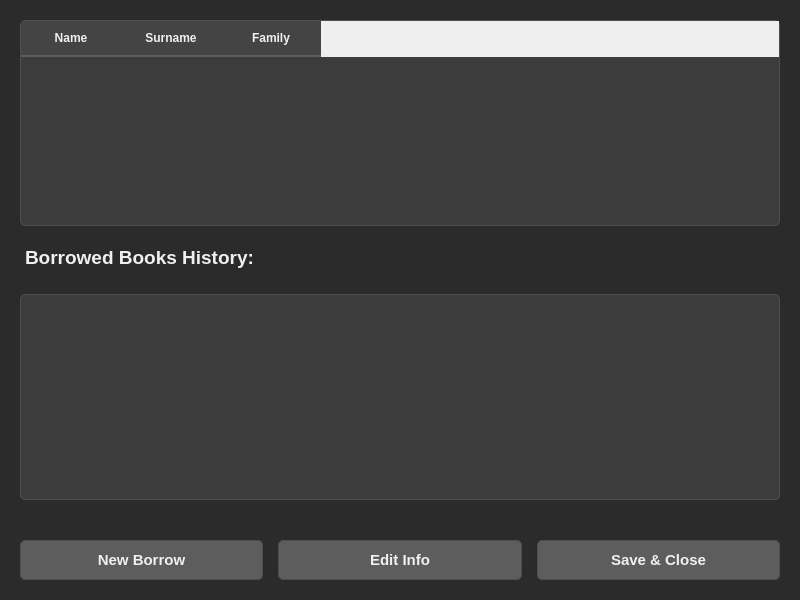
<?xml version="1.0" encoding="UTF-8"?>
<ui version="4.0">
    <class>ClientDetailDialog</class>
    <widget class="QDialog" name="ClientDetailDialog">
        <property name="geometry">
            <rect>
                <x>0</x>
                <y>0</y>
                <width>800</width>
                <height>600</height>
            </rect>
        </property>
        <property name="windowTitle">
            <string>Client Details</string>
        </property>
        <property name="styleSheet">
            <string>QDialog {
                background-color: #2b2b2b;
                color: #f0f0f0;
                }

                QLabel {
                font-family: 'Segoe UI', Arial, sans-serif;
                color: #f0f0f0;
                }

                QTableWidget {
                background-color: #3c3c3c;
                border: 1px solid #4f4f4f;
                border-radius: 5px;
                gridline-color: #555555;
                alternate-background-color: #333333;
                color: #f0f0f0;
                }

                QTableWidget::item {
                padding: 8px;
                border-bottom: 1px solid #4f4f4f;
                }

                QTableWidget::item:selected {
                background-color: #5d5d5d;
                }

                QHeaderView::section {
                background-color: #444444;
                padding: 8px;
                border: none;
                border-bottom: 2px solid #5d5d5d;
                font-weight: bold;
                color: #f0f0f0;
                }

                QPushButton {
                background-color: #5d5d5d;
                color: #f0f0f0;
                border: 1px solid #4f4f4f;
                padding: 10px 20px;
                border-radius: 5px;
                font-weight: bold;
                }

                QPushButton:hover {
                background-color: #4f4f4f;
                }

                QPushButton:pressed {
                background-color: #444444;
                border-color: #f0f0f0;
                }
            </string>
        </property>
        <layout class="QVBoxLayout" name="verticalLayout">
            <property name="spacing">
                <number>20</number>
            </property>
            <property name="leftMargin">
                <number>20</number>
            </property>
            <property name="topMargin">
                <number>20</number>
            </property>
            <property name="rightMargin">
                <number>20</number>
            </property>
            <property name="bottomMargin">
                <number>20</number>
            </property>
            <item>
                <widget class="QTableWidget" name="infoTable">
                    <property name="alternatingRowColors">
                        <bool>true</bool>
                    </property>
                    <property name="selectionBehavior">
                        <enum>QAbstractItemView::SelectRows</enum>
                    </property>
                    <property name="sortingEnabled">
                        <bool>false</bool>
                    </property>
                    <property name="showGrid">
                        <bool>true</bool>
                    </property>
                    <property name="gridStyle">
                        <enum>Qt::SolidLine</enum>
                    </property>
                    <property name="cornerButtonEnabled">
                        <bool>false</bool>
                    </property>
                    <column>
                        <property name="text">
                            <string>Name</string>
                        </property>
                    </column>
                    <column>
                        <property name="text">
                            <string>Surname</string>
                        </property>
                    </column>
                    <column>
                        <property name="text">
                            <string>Family</string>
                        </property>
                    </column>
                </widget>
            </item>
            <item>
                <widget class="QLabel" name="borrowedBooksLabel">
                    <property name="text">
                        <string>Borrowed Books History:</string>
                    </property>
                    <property name="font">
                        <font>
                            <pointsize>14</pointsize>
                            <weight>75</weight>
                            <bold>true</bold>
                        </font>
                    </property>
                    <property name="styleSheet">
                        <string>QLabel {
                            color: #f0f0f0;
                            margin-bottom: 5px;
                            }</string>
                    </property>
                </widget>
            </item>
            <item>
                <widget class="QTableWidget" name="borrowTable">
                    <property name="alternatingRowColors">
                        <bool>true</bool>
                    </property>
                    <property name="selectionBehavior">
                        <enum>QAbstractItemView::SelectRows</enum>
                    </property>
                    <property name="sortingEnabled">
                        <bool>false</bool>
                    </property>
                    <property name="showGrid">
                        <bool>true</bool>
                    </property>
                    <property name="gridStyle">
                        <enum>Qt::SolidLine</enum>
                    </property>
                    <property name="cornerButtonEnabled">
                        <bool>false</bool>
                    </property>
                </widget>
            </item>
            <item>
                <spacer name="verticalSpacer">
                    <property name="orientation">
                        <enum>Qt::Vertical</enum>
                    </property>
                    <property name="sizeType">
                        <enum>QSizePolicy::Fixed</enum>
                    </property>
                    <property name="sizeHint" stdset="0">
                        <size>
                            <width>20</width>
                            <height>20</height>
                        </size>
                    </property>
                </spacer>
            </item>
            <item>
                <layout class="QHBoxLayout" name="buttonLayout">
                    <property name="spacing">
                        <number>15</number>
                    </property>
                    <item>
                        <widget class="QPushButton" name="newBorrowButton">
                            <property name="text">
                                <string>New Borrow</string>
                            </property>
                            <property name="minimumSize">
                                <size>
                                    <width>120</width>
                                    <height>35</height>
                                </size>
                            </property>
                            <property name="font">
                                <font>
                                    <pointsize>11</pointsize>
                                    <weight>75</weight>
                                    <bold>true</bold>
                                </font>
                            </property>
                        </widget>
                    </item>
                    <item>
                        <widget class="QPushButton" name="editInfoButton">
                            <property name="text">
                                <string>Edit Info</string>
                            </property>
                            <property name="minimumSize">
                                <size>
                                    <width>120</width>
                                    <height>35</height>
                                </size>
                            </property>
                            <property name="font">
                                <font>
                                    <pointsize>11</pointsize>
                                    <weight>75</weight>
                                    <bold>true</bold>
                                </font>
                            </property>
                        </widget>
                    </item>
                    <item>
                        <widget class="QPushButton" name="saveCloseButton">
                            <property name="text">
                                <string>Save &amp;&amp; Close</string>
                            </property>
                            <property name="minimumSize">
                                <size>
                                    <width>120</width>
                                    <height>35</height>
                                </size>
                            </property>
                            <property name="font">
                                <font>
                                    <pointsize>11</pointsize>
                                    <weight>75</weight>
                                    <bold>true</bold>
                                </font>
                            </property>
                        </widget>
                    </item>
                </layout>
            </item>
        </layout>
    </widget>
    <resources/>
    <connections/>
</ui>
